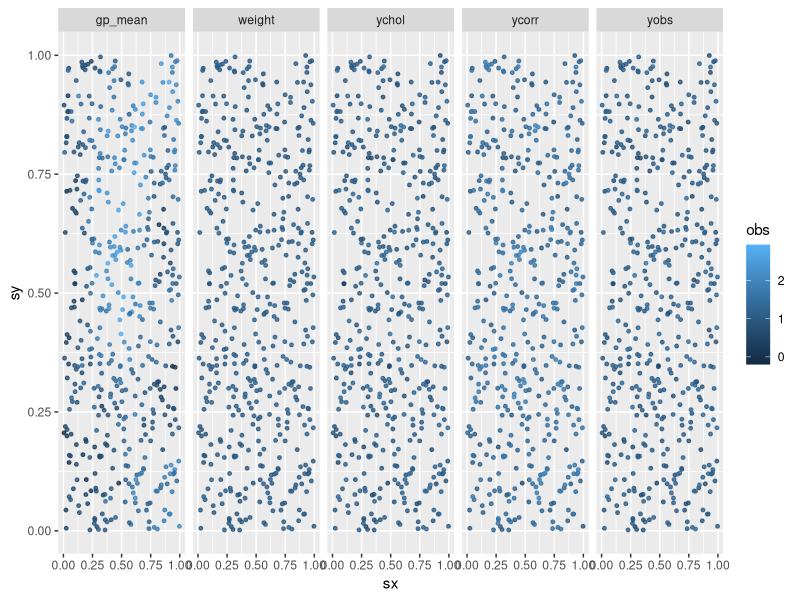
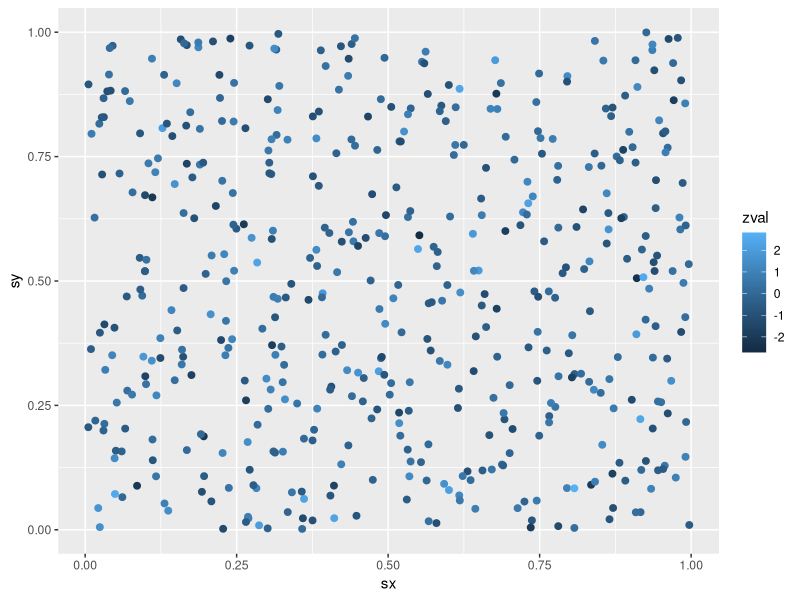

Write R code to recreate these figures, in order. (Note: this script raises an error after producing the figures.)
# spatial hdp
library(MASS)
library(ggplot2)
#locations 
n = 500 # datapoints

# sampling x and y
sx = runif(n)
sy = runif(n)

s = cbind(sy,sx)
dist = sapply(1:n,function(x) sapply(1:n,function(y) sqrt(sum((s[y,]-s[x,])^2))))

## simulating some data
# possible y

y = rep(1,n)

idx = which(sx < 0.75 & sx > 0.25 & sy >0.25 & sy < 0.75)


y[idx[1:100]] = 1.1

# putting a little normal noise on.
yobs = y + rnorm(n,0,0.2)
#yobs = y

#weighting 
range = 0.1
phi = 3/range

sigma = exp(-phi*dist)

sigmanorm = diag(1/rowSums(sigma))%*%sigma
weight = exp(c(sigmanorm%*%log(yobs)))

# gaussian mean
range = 1
phi = 3/range

sigma = exp(-phi*dist)

zval = mvrnorm(n=2,yobs,sigma)
gp_mean = colMeans(zval)
gp_median = apply(zval,2,median)

# make it correlated eigenvalue
range = 0.05
phi = 3/range
sigma = exp(-phi*dist)
eig = eigen(sigma)

L = eig$vectors%*%diag(sqrt(eig$values))%*%t(eig$vectors)

ycorr = L%*%yobs

# make it correlated cholesky
#range = exp(0.1)
range = 0.01
phi = 3/range
sigma = exp(-phi*dist)
chol= chol(sigma)

L = eig$vectors%*%diag(sqrt(eig$values))%*%t(eig$vectors)

#ychol = exp(t(chol)%*%log(yobs))
ychol = chol%*%yobs
# plotting the results

plotdata = data.frame(s, id = 1:n,yobs,gp_mean,weight,ycorr, ychol)
datalong = reshape(plotdata, varying = colnames(plotdata)[-c(1:3)], direction = "long", v.names = 'obs', times = colnames(plotdata)[-c(1:3)])

ggplot(datalong, aes(x = sx, y = sy, col = obs))+
  geom_point(cex = 1, alpha = 0.8)+
  facet_grid(cols = vars(time))





Tdata = 1000
#cdf_mu = rbeta(1,1,2)

#mu = qnorm(cdf_mu)
mu = 0
zval = mvrnorm(n=1,rep(mu,n),sigma)
x = rnorm(100)
plotdata = data.frame(col = zval,s, id = 1:n, x = x)

ggplot(plotdata, aes(x=sx,y = sy, col = zval, label = id))+
  geom_point(cex = 2)
  geom_text(hjust = 0, vjust = 0)



ggplot(plotdata, aes(x=sx,y = sy, col = zval_spatial, label = id))+
  geom_point(cex = 2)

ggplot(plotdata, aes(x=sx,y = sy, col = zval_independent, label = id))+
  geom_point(cex = 2)
rgamma(100,1,1)
